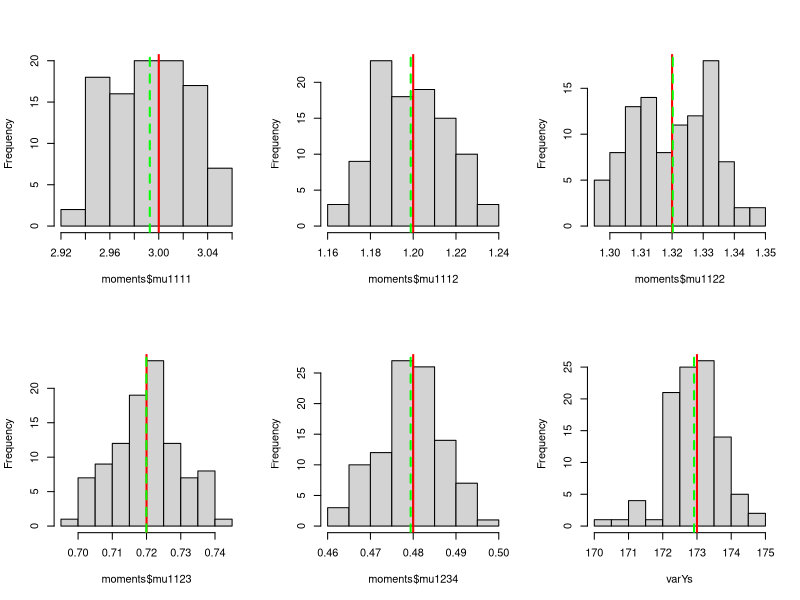
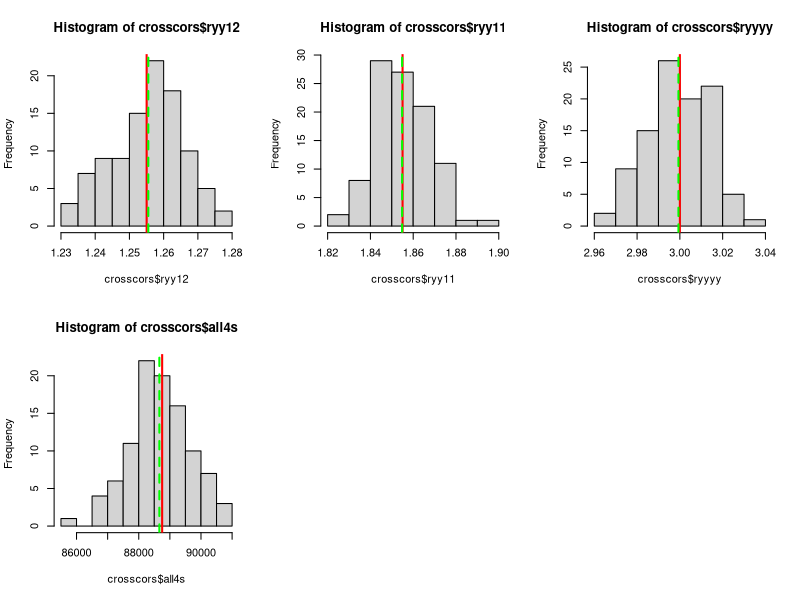
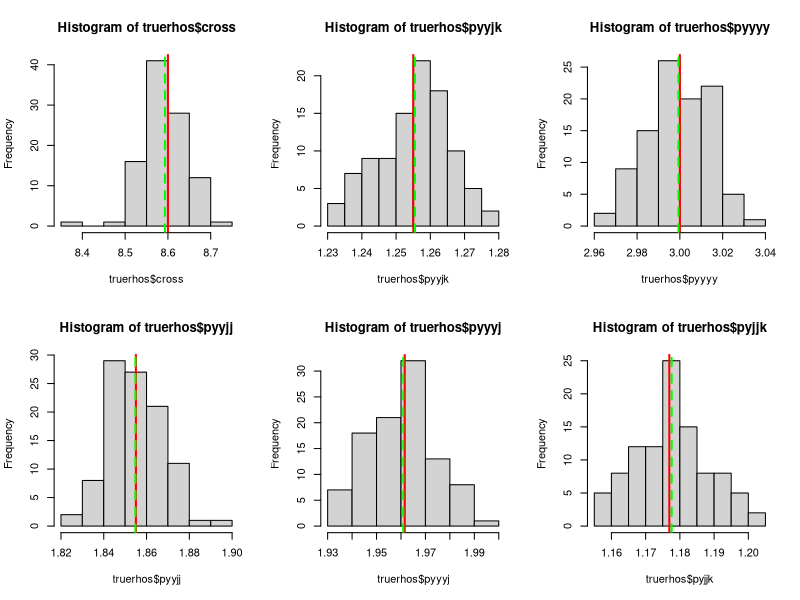

Write R code to recreate these figures, in order.
nX <- 1
bX <- 20
rhos <- 0.4
Beta <- 1
s2 <- 1
nsims <- 100
ndata <- 100000

library(MASS)
library(Matrix)

# Set intra-correlations of X's
rho_blocksX <- lapply(rhos, function (R) matrix(R, bX, bX) + 
                        diag(rep(1 - R, bX)))
mX <- nX * bX

#------Generating Block Covariance Matrices-----#
SigmaX <- as.matrix(bdiag(rho_blocksX))

# Useful functions
d <- function (r) {1 - 3 * r^2 + 2 * r^3}
pbr <- function (r) {Beta * (1 - r + bX * r)}
varY <- function (r) {bX * Beta * (1 - r + r * bX) + s2}
mu1111 <- function (r) {3}
mu1112 <- function (r) {3 * r}
mu1123 <- function (r) {2 * r^2 + r}
mu1122 <- function (r) {1 + 2 * r^2}
mu1234 <- function (r) {3 * r * (r - 1)^2 * (2 * r^2 + r) / d(r)}

pyy12  <- function (r) {((bX - 2) * mu1123(r) + (bX - 2) * (bX - 3) * mu1234(r) +
    4 * (bX - 2) * mu1123(r) + 2 * (mu1112(r) + mu1122(r)) + s2 * r) / varY(r)}
pyy11 <- function (r) {((bX - 1) * mu1122(r) + (bX - 1) * (bX - 2) * mu1123(r) +
    2 * (bX - 1) * mu1112(r) + mu1111(r) + s2) / varY(r)}
all4s <- function (r) {3 * sum(SigmaX)^2}
pyyyy <- function (r) {(all4s(r) + 
    6 * s2 * Beta^2 * bX * (1 - r + bX * r) + s2^2 * mu1111(r)) / varY(r)^(1.5)}

pyyjk <- function (r) {(2 * pbr(r)^2 * (2 * r + 1) / (r + 1) + 
                          r * Beta * pbr(r) * (bX + s2 / (Beta * pbr(r)) - 
                              2 * (1 - r + bX * r) / (1 + r))) / varY(r)}
pyyyy <- function (r) {3}
pyyjj <- function (r) {(2 * pbr(rhos)^2 + varY(rhos)) / varY(rhos)}
pyyyj <- function (r) {3 * varY(rhos) * pbr(rhos) / varY(rhos)^(3 / 2)}
pyjjk <- function (r) {pbr(r) * (2 * r + 1) / sqrt(varY(r))}



moments <- matrix(0, nsims, 5)
names(moments) <- c("mu1111", "mu1112", "mu1123", "mu1122", "mu1234")
moments <- as.data.frame(moments)
varYs <- rep(0, nsims)

crosscors <- matrix(0, nsims, 4)
names(crosscors) <- c("ryy12", "ryy11", "ryyyy", "all4s")
crosscors <- as.data.frame(crosscors)

truerhos <- matrix(0, nsims, 6)
names(truerhos) <- c("cross", "pyyjk", "pyyyy", "pyyjj", "pyyyj", "pyjjk")
truerhos <- as.data.frame(truerhos)

for (sim in 1:nsims) {
  
  cat("sim", sim, "\n")
  
  Data <- mvrnorm(ndata, rep(0, bX), SigmaX)
  Y <- Data %*% rep(Beta, bX) + rnorm(ndata, sd = sqrt(s2))
  moments[sim, 'mu1111'] <- mean(Data[ , 1]^4)
  moments[sim, 'mu1112'] <- mean(Data[ , 1]^3 * Data[ , 2])
  moments[sim, 'mu1123'] <- mean(Data[ , 1]^2 * Data[ , 2] * Data[ , 3])
  moments[sim, 'mu1122'] <- mean(Data[ , 1]^2 * Data[ , 2]^2)
  moments[sim, 'mu1234'] <- mean(Data[ , 1] * Data[ , 2] * 
                                   Data[ , 3] * Data[ , 4])
  varYs[sim] <- var(Y)
  
  crosscors[sim, 'ryy12'] <- mean(Y^2 * Data[ , 1] * Data[ , 2]) /
    (var(Y) * sd(Data[ , 1] * sd(Data[ , 2])))
  crosscors[sim, 'ryy11'] <- mean(Y^2 * Data[ , 1]^2) / 
    (var(Y) * var(Data[ , 1]))
  crosscors[sim, 'ryyyy'] <- mean(Y^4) / sd(Y)^4
  crosscors[sim, 'all4s'] <- mean((Data %*% rep(1, bX))^4)
  
  sdY <- sd(Y); sdj <- sd(Data[ , 1]); sdk <- sd(Data[ , 2])
  truerhos[sim, 'cross'] <- mean(Y * Data[ , 1])
  truerhos[sim, 'pyyjk'] <- mean(Y^2 * Data[ , 1] * Data[ , 2]) / 
    (sdY^2 * sdj * sdk)
  truerhos[sim, 'pyyyy'] <- mean(Y^4) / (sdY^4)
  truerhos[sim, 'pyyjj'] <- mean(Y^2 * Data[ , 1]^2) / (sdY^2 * sdj^2)
  truerhos[sim, 'pyyyj'] <- mean(Y^3 * Data[ , 1]) / (sdY^3 * sdj)
  truerhos[sim, 'pyjjk'] <- mean(Y * Data[ , 1]^2 * Data[ , 2]) / 
    (sdY * sdj^2 * sdk)
  
}

if (!dir.exists('moment_plots'))
  dir.create('moment_plots')

png(file.path('moment_plots', 'moment_plot1.png'))
par(mfrow = c(2, 3))

hist(moments$mu1111, main = '')
abline(v = mu1111(rhos), col = 'red', lwd = 2)
abline(v = mean(moments$mu1111), col = 'green', lty = 2, lwd = 2)

hist(moments$mu1112, main = '')
abline(v = mu1112(rhos), col = 'red', lwd = 2)
abline(v = mean(moments$mu1112), col = 'green', lty = 2, lwd = 2)

hist(moments$mu1122, main = '')
abline(v = mu1122(rhos), col = 'red', lwd = 2)
abline(v = mean(moments$mu1122), col = 'green', lty = 2, lwd = 2)

hist(moments$mu1123, main = '')
abline(v = mu1123(rhos), col = 'red', lwd = 2)
abline(v = mean(moments$mu1123), col = 'green', lty = 2, lwd = 2)

hist(moments$mu1234, main = '')
abline(v = mu1234(rhos), col = 'red', lwd = 2)
abline(v = mean(moments$mu1234), col = 'green', lty = 2, lwd = 2)

hist(varYs, main = '')
abline(v = varY(rhos), col = 'red', lwd = 2)
abline(v = mean(varYs), col = 'green', lty = 2, lwd = 2)

dev.off()

png(file.path('moment_plots', 'moment_plot2.png'))
par(mfrow = c(2, 3))

hist(crosscors$ryy12)
abline(v = pyy12(rhos), col = 'red', lwd = 2)
abline(v = mean(crosscors$ryy12), col = 'green', lty = 2, lwd = 2)

hist(crosscors$ryy11)
abline(v = pyy11(rhos), col = 'red', lwd = 2)
abline(v = mean(crosscors$ryy11), col = 'green', lty = 2, lwd = 2)

hist(crosscors$ryyyy)
abline(v = pyyyy(rhos), col = 'red', lwd = 2)
abline(v = mean(crosscors$ryyyy), col = 'green', lty = 2, lwd = 2)

hist(crosscors$all4s)
abline(v = all4s(rhos), col = 'red', lwd = 2)
abline(v = mean(crosscors$all4s), col = 'green', lty = 2, lwd = 2)

dev.off()

png(file.path('moment_plots', 'moment_plot3.png'))
par(mfrow = c(2, 3))

hist(truerhos$cross)
abline(v = pbr(rhos), col = 'red', lwd = 2)
abline(v = mean(truerhos$cros), col = 'green', lty = 2, lwd = 2)

hist(truerhos$pyyjk)
abline(v = pyyjk(rhos), col = 'red', lwd = 2)
abline(v = mean(truerhos$pyyjk), col = 'green', lty = 2, lwd = 2)

hist(truerhos$pyyyy)
abline(v = pyyyy(rhos), col = 'red', lwd = 2)
abline(v = mean(truerhos$pyyyy), col = 'green', lty = 2, lwd = 2)

hist(truerhos$pyyjj)
abline(v = pyyjj(rhos), col = 'red', lwd = 2)
abline(v = mean(truerhos$pyyjj), col = 'green', lty = 2, lwd = 2)

hist(truerhos$pyyyj)
abline(v = pyyyj(rhos), col = 'red', lwd = 2)
abline(v = mean(truerhos$pyyyj), col = 'green', lty = 2, lwd = 2)

hist(truerhos$pyjjk)
abline(v = pyjjk(rhos), col = 'red', lwd = 2)
abline(v = mean(truerhos$pyjjk), col = 'green', lty = 2, lwd = 2)

dev.off()